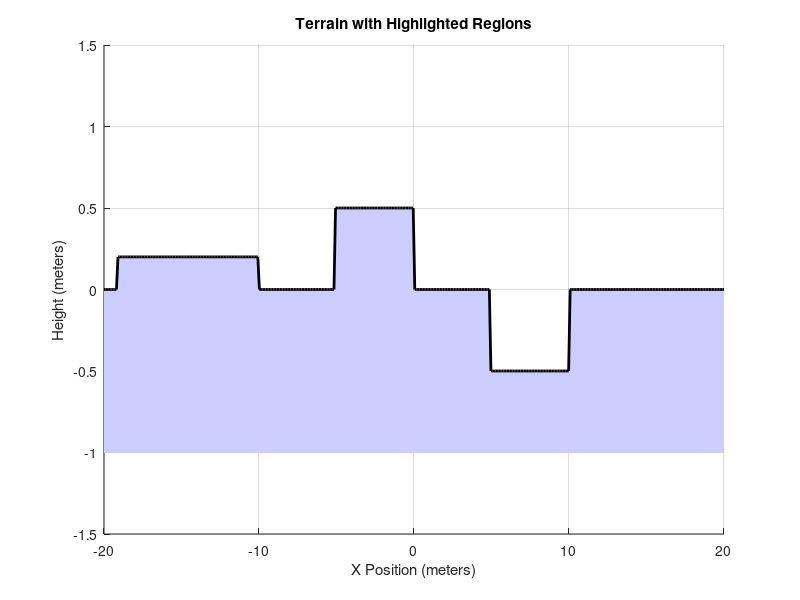

This figure's MATLAB source:
% Terrain parameters
world.terrain.range = [-20, 20]; % in meters
world.terrain.grid_size = 400;   % Number of grid points
grid_step = (world.terrain.range(2) - world.terrain.range(1)) / world.terrain.grid_size; % Grid step size

% Terrain height: Example with variable heights
world.terrain.stair = zeros(1, world.terrain.grid_size);
world.terrain.stair(10:100) = 0.2;  % 0.2m height
world.terrain.stair(150:200) = 0.5; % 0.5m height
world.terrain.stair(250:300) = -0.5; % -0.5m height

% X-axis positions (terrain grid)
x_terrain = linspace(world.terrain.range(1), world.terrain.range(2), world.terrain.grid_size);

% Define the "below level" and create masks
below_level = -1; % Define level below which to highlight
above_mask = world.terrain.stair > below_level; % Logical mask for valid terrain

% Plot the terrain
figure;
hold on;

% 1. Highlight the region below the terrain (Fill area below current terrain height)
fill([x_terrain, fliplr(x_terrain)], ...
     [world.terrain.stair, below_level*ones(size(world.terrain.stair))], ...
     [0.8, 0.8, 1.0], 'EdgeColor', 'none'); % Light blue color

% 3. Plot the actual terrain
plot(x_terrain, world.terrain.stair, 'k-', 'LineWidth', 2);

% Add labels and grid
title('Terrain with Highlighted Regions');
xlabel('X Position (meters)');
ylabel('Height (meters)');
ylim([-1.5, 1.5]); % Adjust Y-axis range
grid on;
hold off;

